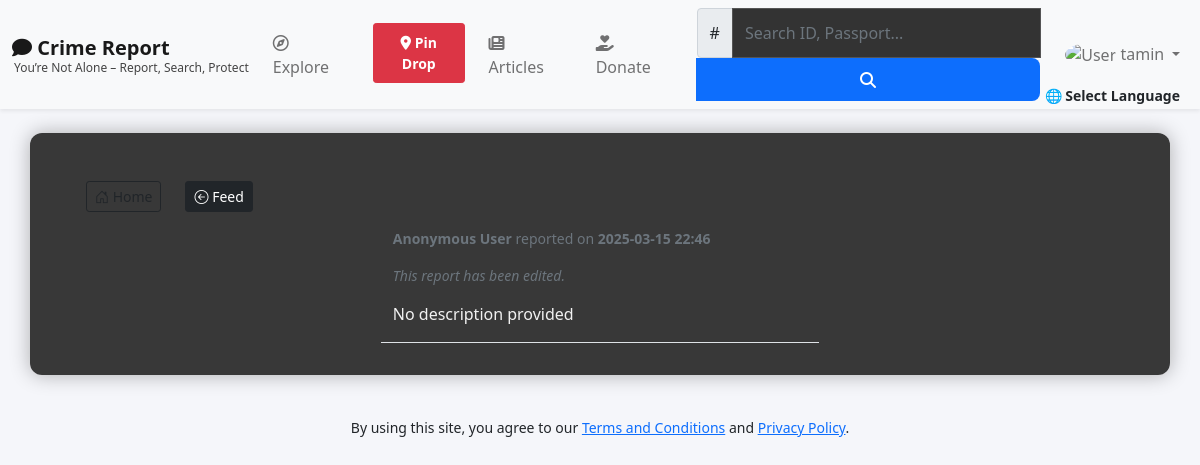
/social/post/2/ (signed in), run on the app's committed database.
### social/models.py (models this page shows, shortened)
class Post(models.Model):
    author = models.ForeignKey(User, on_delete=models.CASCADE)
    created_on = models.DateTimeField(default=timezone.now)
    last_updated = models.DateTimeField(auto_now=True)
    terms_accepted_on = models.DateTimeField(null=True, blank=True)
    crime_types = models.ManyToManyField(CrimeType)
    incident_date = models.DateField(default= timezone.now)
    incident_time = models.TimeField(default= "00:00:00")
    location_city = models.CharField(max_length=100, default= "unknown")
    location_province = models.CharField(max_length=100, default= "unknown")
    location_country = models.CharField(max_length=100, default= "unknown")
    description = models.TextField(default= "No description provided" )
    evidence = models.FileField(upload_to='uploads/evidence/', blank=True, null=True)  # Only viewable by authorities
    image = models.ImageField(upload_to='uploads/post_photos', blank=True, null=True)
    tags = models.ManyToManyField('Tag', blank=True)

### social/views.py (the view)
# urls.py: path('post/<int:pk>/', PostDetailView.as_view(), name='post_detail'),
class PostDetailView(LoginRequiredMixin, View):
    def get(self, request, pk, *args, **kwargs):
        post = Post.objects.get(pk=pk)
        identifiers = post.identifiers.values_list('value', flat=True)
        related_posts = Post.objects.filter(
            identifiers__value__in=identifiers
        ).exclude(id=post.id).distinct()
        all_identifiers = Identifier.objects.values_list('value', flat=True)
        identifier_counts = Counter(all_identifiers)
        context = {
            'post': post,
            'related_posts': related_posts,
            'identifier_counts': identifier_counts
        }
        return render(request, 'social/post_detail.html', context)

### social/templatetags/hashtag_tags.py (called while the page is built)
@register.filter
def link_hashtags(value):
    hashtag_pattern = re.compile(r"#(\w+)")
    linked_text = hashtag_pattern.sub(
        r'<a href="/social/explore?query=\1" class="text-decoration-none text-primary">#\1</a>',
        value
    )
    return mark_safe(linked_text)

### social/templates/social/post_detail.html (shortened to what this page needs)
{% extends 'landing/base.html' %}
{% load crispy_forms_tags %}
{% load hashtag_tags %}
{% load custom_filters %}
{% block content %}
<div class="container">
     <div class="row mt-3">
         <div class="col-auto">
            <a href="{% url 'home' %}" class="btn btn-outline-dark btn-sm"><i class="bi bi-house-door"></i> Home</a>
         </div>
         <div class="col-auto">
            <a href="{% url 'post_list' %}" class="btn btn-dark btn-sm"><i class="bi bi-arrow-left-circle"></i> Feed</a>
         </div>
     </div>
    <div class="row justify-content-center mt-3">
        <div class="col-md-5 col-sm-12 border-bottom">
            <p class="text-muted small">
                <strong>Anonymous User</strong> reported on <strong>{{ post.created_on|date:"Y-m-d H:i" }}</strong>
            </p>
            {% if post.last_updated > post.created_on %}
              <p class="text-muted small"><em>This report has been edited.</em></p>
            {% endif %}
            <div class="body">
                <p>{{ post.description|linebreaksbr|link_hashtags }}</p>
            </div>
        </div>
    </div>
</div>
{% endblock content %}

### landing/templates/landing/navbar.html (shortened to what this page needs)
<nav class="navbar navbar-expand-lg navbar-light bg-light shadow-sm">
  <div class="container-fluid">
    <a class="navbar-brand fw-bold"
      {% if user.is_authenticated %}
        href="{% url 'post_list' %}"
      {% else %}
        href="{% url 'home' %}"
      {% endif %}
    >
      <i class="fas fa-comment"></i> Crime Report
      <div class="slogan small">You’re Not Alone – Report, Search, Protect</div>
    </a>
    <div class="collapse navbar-collapse" id="navbarToggler">
      <ul class="navbar-nav me-auto mb-2 mb-lg-0">
        <li class="nav-item me-3">
          <a class="nav-link" href="{% url 'explore' %}">
            <i class="far fa-compass"></i> Explore
          </a>
        </li>
        <li class="nav-item me-3">
          <a class="nav-link btn btn-sm btn-danger text-white"
            style="font-weight: 600;" href="{% url 'crime_map:pin_drop_location' %}">
            <i class="fas fa-map-marker-alt"></i> Pin Drop
          </a>
        </li>
        <li class="nav-item me-3">
          <a class="nav-link" href="{% url 'crime_article' %}">
            <i class="fas fa-newspaper"></i> Articles
          </a>
        </li>
        <li class="nav-item me-3">
          <a class="nav-link" href="{% url 'donate' %}">
            <i class="fas fa-hand-holding-heart"></i> Donate
          </a>
        </li>
      </ul>
      <form class="d-flex me-3" method="GET" action="{% url 'profile_search' %}">
        <div class="input-group">
          <span class="input-group-text">#</span>
          <input type="text" class="form-control" placeholder="Search ID, Passport..." name="query" value="{{ request.GET.query }}">
          <button class="btn btn-outline-dark" type="submit"><i class="fas fa-search"></i></button>
        </div>
      </form>
      {% if user.is_authenticated %}
      <ul class="navbar-nav">
        <li class="nav-item dropdown">
          <a class="nav-link dropdown-toggle" href="#" id="userDropdown" role="button" data-bs-toggle="dropdown" aria-expanded="false">
            <img src="https://cdn-icons-png.flaticon.com/512/149/149071.png" alt="User" width="30" height="30" class="rounded-circle">
            {{ user.username }}
          </a>
        </li>
      </ul>
      {% else %}
      <ul class="navbar-nav">
        <li class="nav-item"><a class="nav-link" href="{% url 'account_login' %}">Login</a></li>
        <li class="nav-item"><a class="nav-link" href="{% url 'account_signup' %}">Register</a></li>
      </ul>
      {% endif %}
    </div>
  </div>
</nav>

### static/style.css (style rules this page uses)
input[type="text"], input[type="password"], input[type="email"] { border-radius: 8px; border: 1px solid #ccc; padding: 0.75rem; width: 100%; }
button[type="submit"] { background-color: #0d6efd; color: white; padding: 0.6rem 1.2rem; border: none; border-radius: 8px; width: 100%; font-weight: bold; transition: background-color 0.3s ease; }
.slogan { font-size: 0.75rem; font-weight: 500; color: #444; margin-top: -4px; margin-left: 2px; }
.container { padding-left: 1.5rem; padding-right: 1.5rem; }
.btn { width: 100%; max-width: 100%; box-sizing: border-box; }
img { max-width: 100%; height: auto; }
html { font-size: 16px; }
body { background-color: #f5f6fa; color: #212529; }
input[type="text"], input[type="password"], input[type="email"], textarea { background-color: #333; color: #f1f1f1; border: 1px solid #555; }
input::placeholder, textarea::placeholder { color: #aaa; }
input, select, textarea { width: 100%; padding: 0.6rem; border-radius: 6px; font-size: 1rem; }

### data on the page
Post: created_on "2025-03-15 22:46", description|link_hashtags "No description provided"

### other printed values
{{ user.username }} "tamin"
